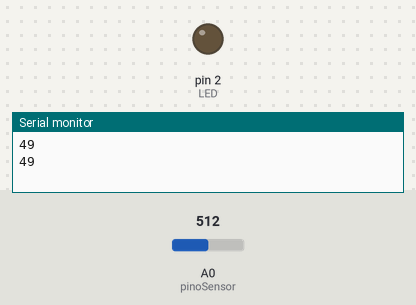
The sketch below on a simulated Arduino Uno, built with avr-gcc and run on an emulated ATmega328P. Parts: output pins drawn as LEDs (lit = HIGH), the last lines printed to the serial monitor. Inputs (shaded band) come from the test bench; at power-on: A0 (pinoSensor) = 512.

Above: at 1.8 s.
1.9 s: A0 (pinoSensor) set to 132
3.4 s: A0 (pinoSensor) set to 109
At 4.3 s:
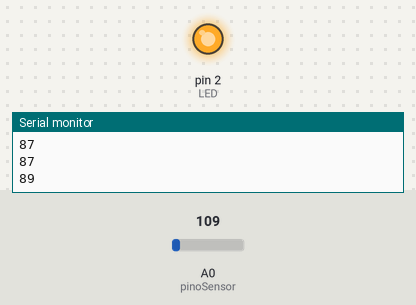
5.5 s: A0 (pinoSensor) set to 306
At 7.0 s:
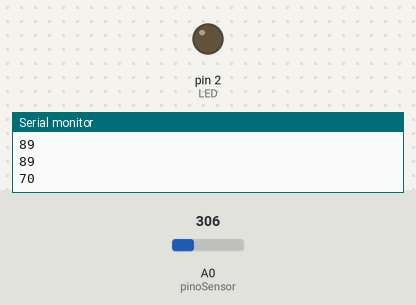
7.5 s: A0 (pinoSensor) set to 122
At 8.6 s:
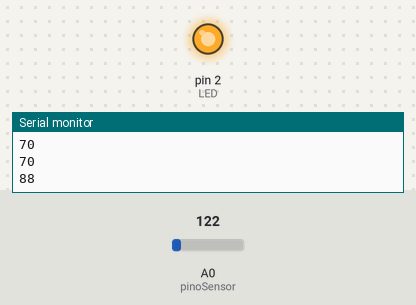
Timing chart, 0 to 10.5 s (numbered marks = the images above; inputs shaded):
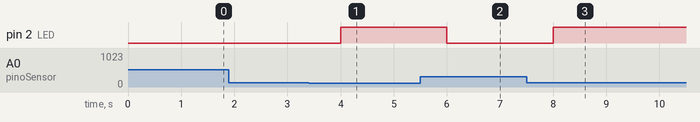

Measured:
- the behaviour switches between 123 and 122 on A0 (pinoSensor) (found by bisection; images 0 and 1)
- after the input at 3.4 s, pin 2 (LED): LOW → HIGH after 0.60 s
- after the input at 5.5 s, pin 2 (LED): HIGH → LOW after 0.50 s
- after the input at 7.5 s, pin 2 (LED): LOW → HIGH after 0.50 s

The sketch:

sensor_humidade_do_solo.ino
```cpp
const int limiteUmidade = 87;
int umidadeSolo = 0;
const int pinoSensor = A0;
const int LED = 2;

void setup()
{
  Serial.begin(9600);
  pinMode(LED, OUTPUT);
}

void loop()
{
  umidadeSolo = analogRead(pinoSensor);

  // Converte a variação do sensor de 0 a 1023 para 0 a 100
  umidadeSolo = map(umidadeSolo, 1023, 0, 0, 100);

  // Porcentagem de umidade do solo
  Serial.println(umidadeSolo);

  // Verifica se umidade está no limite estipulado

  if( umidadeSolo > limiteUmidade ) {
    digitalWrite(LED, HIGH);
  }
  else
  {
    digitalWrite(LED, LOW);
  }

  delay(1000);
}
```
